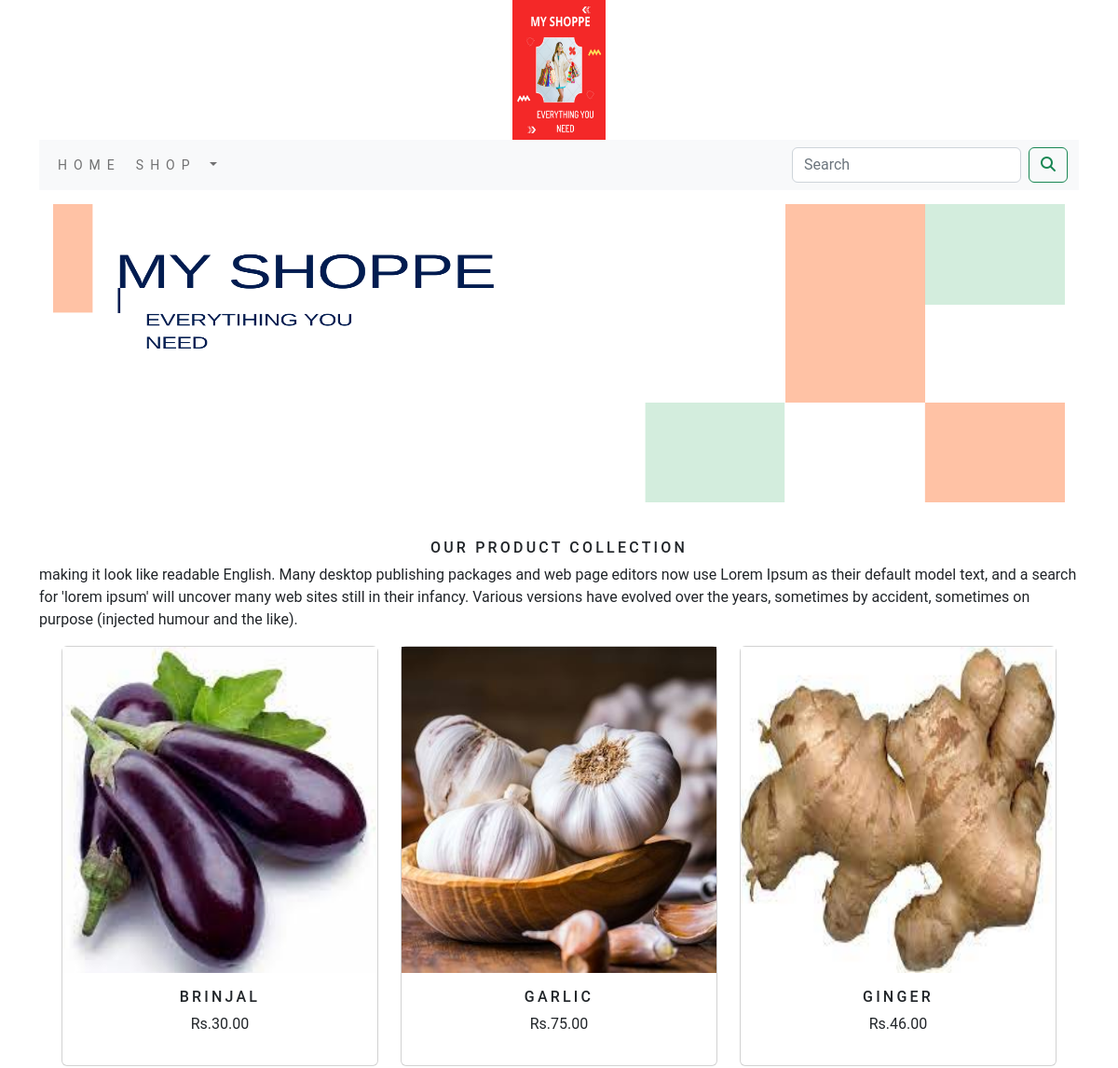
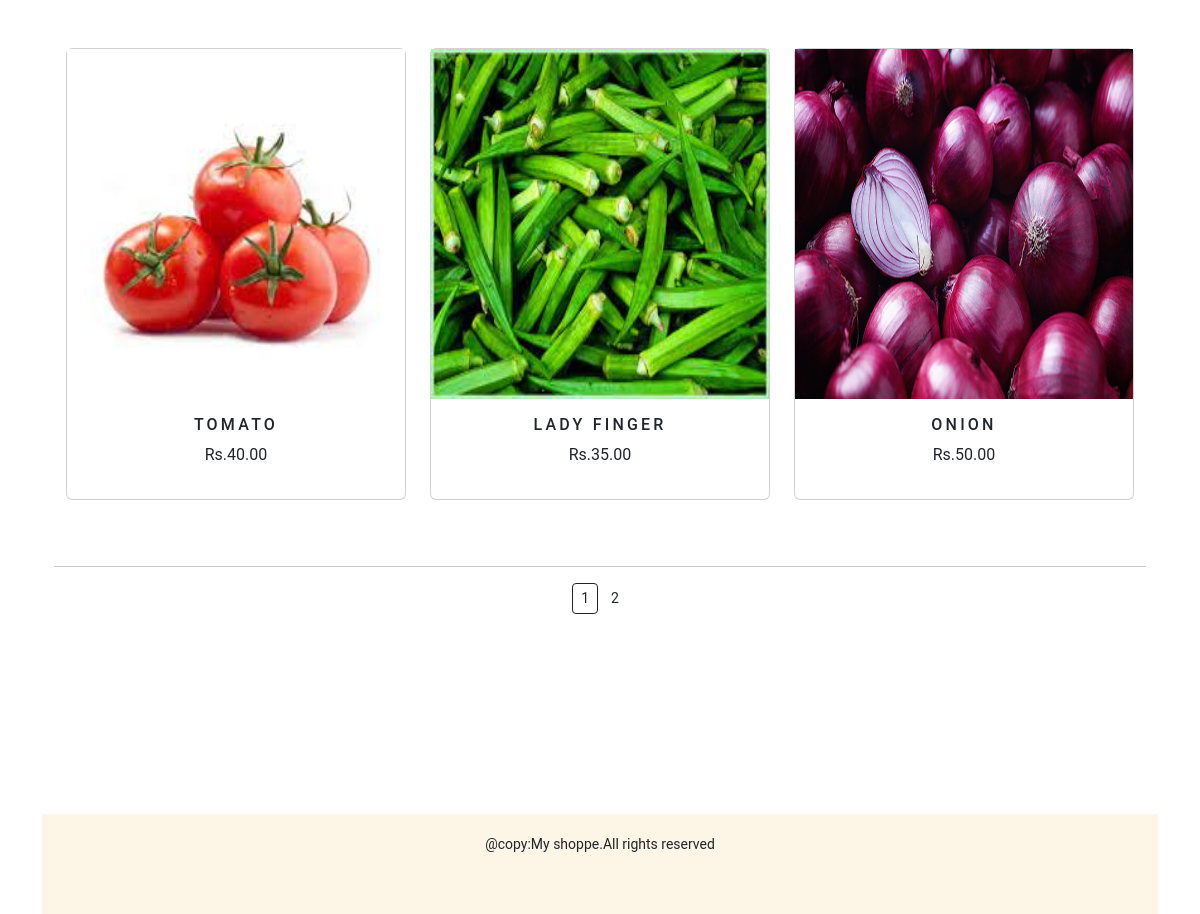
The app's page /shop/ with its own data (2 pictures, top to bottom).
### shopapp/models.py (models this page shows, shortened)
class Product(models.Model):
    name=models.CharField(max_length=250,unique=True)
    slug=models.SlugField(max_length=250,unique=True)
    description=models.TextField(blank=True)
    price=models.DecimalField(max_digits=10,decimal_places=2)
    category=models.ForeignKey(Category,on_delete=models.CASCADE)
    image=models.ImageField(upload_to='product',blank=True)
    stock=models.IntegerField()
    available=models.BooleanField(default=True)
    created=models.DateTimeField(auto_now_add=True)
    updated=models.DateTimeField(auto_now=True)
    class Meta:
        ordering=('name',)
        verbose_name='product'
        verbose_name_plural='products'
    def get_url(self):
        return reverse('shopapp:proCatDetails',args=[self.category.slug,self.slug])

### shopapp/views.py (the view)
# urls.py: path('', views.allProdCat, name='allProdCat'),
def allProdCat(request,c_slug=None):
    c_page=None
    products_list=None
    if c_slug !=None:
         c_page=get_object_or_404(Category,slug=c_slug)
         products_list=Product.objects.all().filter(category=c_page,available=True)
    else:
         products_list=Product.objects.all().filter(available=True)
    paginator=Paginator(products_list,6)
    try:
        page=int(request.GET.get('page','1'))
    except:
        page= 1
    try:
        products=paginator.page(page)
    except(EmptyPage,InvalidPage):
        products=paginator.page(paginator.num_pages)
    return render(request,"category.html",{'category':c_page,'products':products})

### cart/context_processors.py (called while the page is built)
def counter(request):
    item_count=0
    if 'admin' in request.path:
        return {}
    else:
        try:
            cart=Cart.objects.filter(cart_id=cart_id(request))
            cart_items=CartITem.objects.all().filter(cart=cart[:1])
            for cart_item in cart_items:
                item_count += cart_item.quantity
        except Cart.DoesNotExist:
            item_count=0
    return dict(item_count=item_count)

### cart/views.py (called while the page is built)
def cart_id(request):
    cart=request.session.session_key
    if not cart:
        cart=request.session.create()
    return cart

### shopapp/context_processors.py (called while the page is built)
def menu_links(request):
    links=Category.objects.all()
    return dict(links=links)

### shopapp/models.py (called while the page is built)
    def get_urls(self):
        return reverse('shopapp:products_by_category',args=[self.slug])

### templates/category.html (shortened to what this page needs)
{% extends 'base.html' %}
{% load static %}
{% block content %}
<div class="mx-auto">
   {% if category %}
     <img class="my-image" src="{{category.image.url}}" alt="{{category.name}}" height="150px" width="180px">
</div>
<br>
<div>
   <h1 class="text-center my-title">{{category.name}}</h1>
   <p class="text-justify">{{category.description}}</p>
</div>
   {% else %}
<div>
   <img class="my-image my-image-padding" src="{% static 'img/banner.png' %}" alt="our products" height="250px" width="1500px">
</div>
<br>
<div>
   <h1 class="text-center my-title">Our product collection</h1>
   <p class="text-justify">making it look like readable English. Many desktop publishing packages and web page editors now use Lorem Ipsum as their default model text, and a search for 'lorem ipsum' will uncover many web sites still in their infancy. Various versions have evolved over the years, sometimes by accident, sometimes on purpose (injected humour and the like).
   </p>
</div>
{% endif %}
<div class="container">
   <div class="row mx-auto">
      {% for product in products.object_list %}
      <div class="my-bottom-margin col-9 col-sm-12 col-md-4 xol-lg-4" >
         <div class="card text-center" style="min-width:18rem;">
            <a href="{{product.get_url}}"><img src="{{product.image.url}}" class="card-ing-top my-image" alt="{{product.name}}" height="150px" width="150px"></a>
            <div class="card-body">
               <h4>{{product.name}}</h4>
               <p>Rs.{{product.price}}</p>
            </div>
         </div>
      </div>
      {% endfor %}
   </div>
   <div class="mx-auto">
      {% if products.paginator.num_pages > 1 %}
      <hr>
      <div class="text-center">
         {% for pg in products.paginator.page_range %}
            <a href="?page={{pg}}" class="btn dtn-light btn-sm {% if products.number == pg %} active {% endif %}">{{pg}}</a>
         {% endfor %}
      </div>
      {% endif %}
   </div>
</div>
{% endblock %}

### templates/base.html (shortened to what this page needs)
{% load static %}
<!DOCTYPE html>
<html lang="en">
<head>
    <link href="{% static 'css/bootstrap.min.css' %}" rel="stylesheet" >
    <link rel="stylesheet" href="{% static 'css/custom.css' %}">
    <link rel="stylesheet" href="https://cdnjs.cloudflare.com/ajax/libs/font-awesome/4.7.0/css/font-awesome.min.css">
</head>
<body>
<div class="container">
    {% include 'header.html' %}
    {% include 'navbar.html' %}
    {% block content %}
    {% endblock %}
</div>
    {% include 'footer.html' %}
</body>
</html>

### templates/header.html
{% load static %}
<header>
    <center>
        <img src="{% static 'img/logo.png' %}" alt="logoimage" height="150px" width="100px">
    </center>
</header>

### templates/navbar.html (shortened to what this page needs)
<nav class="navbar navbar-expand-lg bg-light">
   <div class="container-fluid">
     <div class="collapse navbar-collapse" id="navbarSupportedContent">
      <ul class="navbar-nav me-auto mb-2 mb-lg-0">
        <li class="nav-item">
          <a class="nav-link" href="/">Home</a>
        </li>
        <li class="nav-item dropdown">
          <a class="nav-link dropdown-toggle" href="#" role="button" data-bs-toggle="dropdown" aria-expanded="false">
            Shop
          </a>
        </li>
      </ul>
      <form class="d-flex" role="search" action="{% url 'searchapp:searchresult' %}" method="get">
        <input class="form-control me-2" type="search" placeholder="Search" name="q" aria-label="Search">
        <button class="btn btn-outline-success" type="submit"><i class="fa fa-search" aria-hidden="true"></i></button>
      </form>
    </div>
  </div>
</nav>

### templates/footer.html
<div class="footer navbar-fixed-bottom my-footer">
  <p class="text-center">@copy:My shoppe.All rights reserved</p>
</div>

### static/css/custom.css (style rules this page uses)
body { font-family: 'Roboto', sans-serif; }
.nav-item { letter-spacing : .5em; font-size : 14px; text-transform : uppercase; }
.my-footer { background-color: OldLace; height :100px; margin-top:200px; }
.my-footer p { padding-top :20px; font-size :14px; }
.my-image { width:100%; height:350px; }
.my-title { font-size:16px; text-transform:uppercase; letter-spacing:.2em; }
.my-image-padding { padding:15px; }
.my-bottom-margin { margin-bottom:50px; }
.card-body h4 { font-size:16px; text-transform:uppercase; letter-spacing:.2em; }

### records on screen
Product: image (picture), name "BRINJAL", price "30.00"
Product: image (picture), name "GARLIC", price "75.00"
Product: image (picture), name "GINGER", price "46.00"
Product: image (picture), name "TOMATO", price "40.00"
Product: image (picture), name "LADY FINGER", price "35.00"
Product: image (picture), name "ONION", price "50.00"

### other values on screen
{{ pg }} "1" "2"
